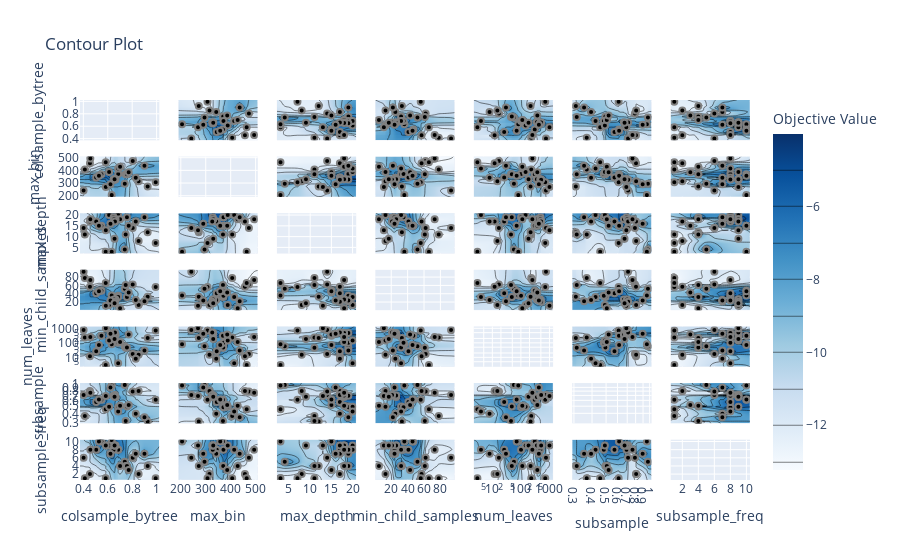

This figure's notebook cell:
### Code cell
# 각 파라미터들의 상관관계
optuna.visualization.plot_contour(
    optuna_lgbm,
    params=[
        "max_depth",
        "num_leaves",
        "colsample_bytree",
        "subsample",
        "subsample_freq",
        "min_child_samples",
        "max_bin",
    ],
)
